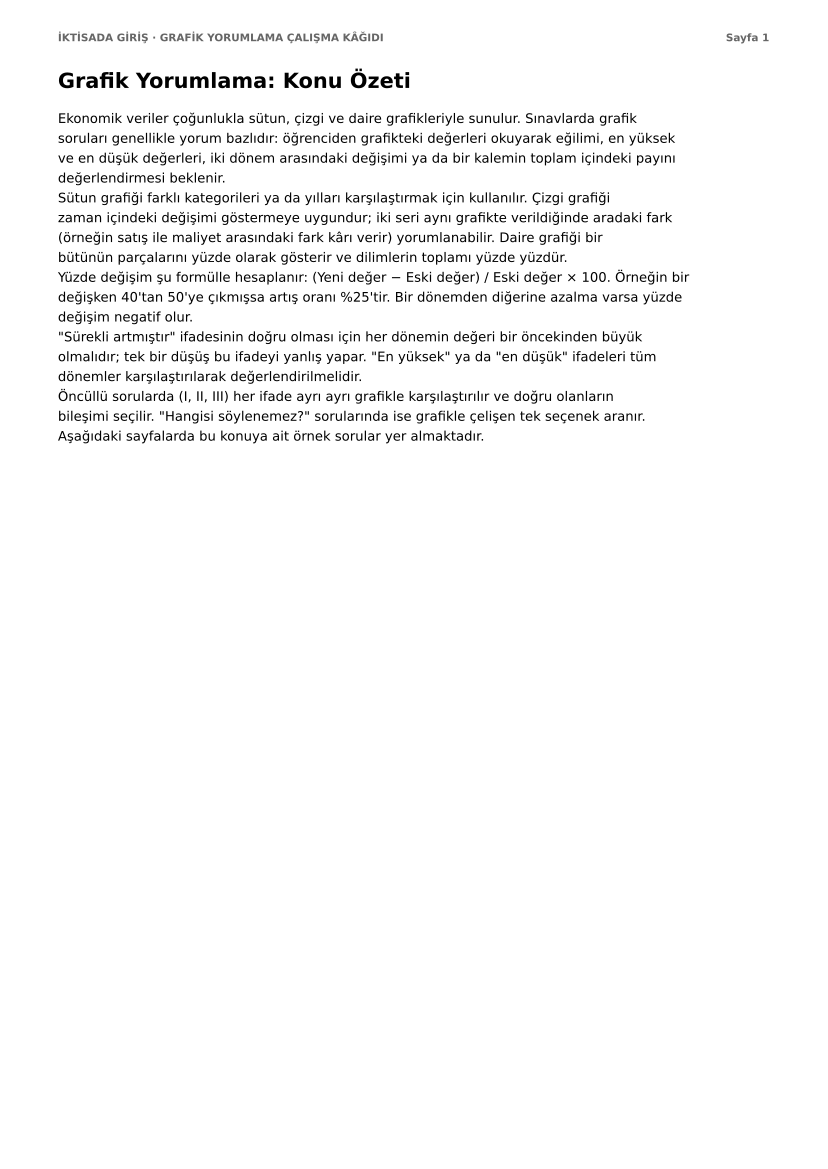

Here is the Python script that generated this plot:
import matplotlib; matplotlib.use('Agg')
import matplotlib.pyplot as plt
from matplotlib.backends.backend_pdf import PdfPages
import textwrap
plt.rcParams.update({'font.family':'DejaVu Sans','pdf.fonttype':42,'pdf.compression':9})
NAVY='#1f2f5c'; BLUE='#3b6fe0'
W,H=8.27,11.69
def page(pdf,n,body):
    f=plt.figure(figsize=(W,H))
    f.text(0.07,0.965,'İKTİSADA GİRİŞ · GRAFİK YORUMLAMA ÇALIŞMA KÂĞIDI',fontsize=7.5,color='#666',weight='bold')
    f.text(0.93,0.965,f'Sayfa {n}',fontsize=7.5,color='#666',weight='bold',ha='right')
    body(f); pdf.savefig(f); plt.close(f)
def lines(f,y,txt,size=9.5,width=95,lead=0.017,weight='normal'):
    for p in txt.split('\n'):
        for ln in (textwrap.wrap(p,width) or ['']): f.text(0.07,y,ln,fontsize=size,weight=weight); y-=lead
    return y
INTRO='''Ekonomik veriler çoğunlukla sütun, çizgi ve daire grafikleriyle sunulur. Sınavlarda grafik soruları genellikle yorum bazlıdır: öğrenciden grafikteki değerleri okuyarak eğilimi, en yüksek ve en düşük değerleri, iki dönem arasındaki değişimi ya da bir kalemin toplam içindeki payını değerlendirmesi beklenir.
Sütun grafiği farklı kategorileri ya da yılları karşılaştırmak için kullanılır. Çizgi grafiği zaman içindeki değişimi göstermeye uygundur; iki seri aynı grafikte verildiğinde aradaki fark (örneğin satış ile maliyet arasındaki fark kârı verir) yorumlanabilir. Daire grafiği bir bütünün parçalarını yüzde olarak gösterir ve dilimlerin toplamı yüzde yüzdür.
Yüzde değişim şu formülle hesaplanır: (Yeni değer − Eski değer) / Eski değer × 100. Örneğin bir değişken 40'tan 50'ye çıkmışsa artış oranı %25'tir. Bir dönemden diğerine azalma varsa yüzde değişim negatif olur.
"Sürekli artmıştır" ifadesinin doğru olması için her dönemin değeri bir öncekinden büyük olmalıdır; tek bir düşüş bu ifadeyi yanlış yapar. "En yüksek" ya da "en düşük" ifadeleri tüm dönemler karşılaştırılarak değerlendirilmelidir.
Öncüllü sorularda (I, II, III) her ifade ayrı ayrı grafikle karşılaştırılır ve doğru olanların bileşimi seçilir. "Hangisi söylenemez?" sorularında ise grafikle çelişen tek seçenek aranır.
Aşağıdaki sayfalarda bu konuya ait örnek sorular yer almaktadır.'''
def p1(f):
    f.text(0.07,0.925,'Grafik Yorumlama: Konu Özeti',fontsize=15,weight='bold'); lines(f,0.895,INTRO)
def clean(ax): ax.spines[['top','right']].set_visible(False)
def c_bar(ax):
    x=['2019','2020','2021','2022','2023']; y=[180,169,225,254,256]; b=ax.bar(x,y,color=NAVY,width=.6)
    for r,v in zip(b,y): ax.text(r.get_x()+r.get_width()/2,v+4,str(v),ha='center',fontsize=9)
    ax.set_title('Yıllara göre ihracat',fontsize=11); ax.set_xlabel('Yıl'); ax.set_ylabel('Milyar $'); ax.set_ylim(0,300); clean(ax)
def c_line(ax):
    x=['2019','2020','2021','2022','2023']; s=[120,135,150,140,170]; m=[90,100,105,115,120]
    ax.plot(x,s,marker='o',color=NAVY,label='Satış'); ax.plot(x,m,marker='s',color=BLUE,label='Maliyet')
    for i,(a,b) in enumerate(zip(s,m)): ax.text(i,a+4,str(a),ha='center',fontsize=8.5); ax.text(i,b-10,str(b),ha='center',fontsize=8.5)
    ax.set_title('Bir firmanın satış ve maliyetleri',fontsize=11); ax.set_xlabel('Yıl'); ax.set_ylabel('Bin TL'); ax.set_ylim(60,190); ax.legend(frameon=False,loc='upper left'); clean(ax)
def c_pie(ax):
    l=['Marmara','Ege','İç Anadolu','Akdeniz','Diğer']; v=[38,17,15,12,18]
    ax.pie(v,labels=[f'{a} %{b}' for a,b in zip(l,v)],colors=[NAVY,BLUE,'#7fa2ef','#b9cbf5','#d9d9d9'],startangle=90,counterclock=False,wedgeprops={'edgecolor':'white'},textprops={'fontsize':9})
    ax.set_title('Bölgelere göre pazar payı (%)',fontsize=11)
def c_q(ax):
    x=['1. çeyrek','2. çeyrek','3. çeyrek','4. çeyrek']; y=[40,50,65,55]; b=ax.bar(x,y,color=BLUE,width=.55)
    for r,v in zip(b,y): ax.text(r.get_x()+r.get_width()/2,v+1.5,str(v),ha='center',fontsize=9)
    ax.set_title('2024 yılı çeyreklik satış adedi',fontsize=11); ax.set_ylabel('Bin adet'); ax.set_ylim(0,80); clean(ax)
def qp(title,chart,stem,opts,prem=None,extra=None,rect=(0.14,0.55,0.76,0.3)):
    def body(f):
        f.text(0.07,0.925,title,fontsize=12,weight='bold'); f.text(0.07,0.9,'Aşağıdaki grafik ile ilgili soruyu cevaplayınız.',fontsize=9.5)
        chart(f.add_axes(rect)); y=0.5
        y=lines(f,y,stem)
        for p in (prem or []): y=lines(f,y,p)
        y-=0.006
        for o in opts: y=lines(f,y,o)
        if extra: lines(f,y-0.02,extra)
    return body
with PdfPages('grafik-yorumlama-ornek.pdf') as pdf:
    page(pdf,1,p1)
    page(pdf,2,qp('Soru 1',c_bar,'Grafiğe göre aşağıdaki ifadelerden hangileri doğrudur?',['A) Yalnız I','B) Yalnız II','C) I ve II','D) I ve III','E) I, II ve III'],['I. 2020 yılında ihracat bir önceki yıla göre azalmıştır.','II. 2019–2023 döneminde ihracat sürekli artmıştır.','III. En yüksek ihracat 2023 yılında gerçekleşmiştir.']))
    page(pdf,3,qp('Soru 2',c_line,'Grafiğe göre aşağıdakilerden hangisi söylenemez?',['A) Satışlar 2022 yılında bir önceki yıla göre azalmıştır.','B) Maliyetler incelenen dönem boyunca sürekli artmıştır.','C) Satış ile maliyet arasındaki fark en fazla 2023 yılındadır.','D) 2019 yılında satış maliyetten 30 bin TL fazladır.','E) Maliyetler 2021 yılında satışları geçmiştir.']))
    page(pdf,4,qp('Soru 3',c_pie,'Grafiğe göre aşağıdakilerden hangisi söylenebilir?',['A) En düşük pazar payı Ege bölgesine aittir.',"B) Marmara'nın payı Ege ve İç Anadolu'nun toplamından fazladır.","C) Akdeniz'in payı İç Anadolu'dan fazladır.","D) Diğer bölgelerin payı Ege'den azdır.","E) Marmara'nın payı toplamın yarısından fazladır."],rect=(0.2,0.54,0.6,0.32)))
    page(pdf,5,qp('Soru 4',c_q,'Grafiğe göre 2. çeyrekten 3. çeyreğe satış adedi yüzde kaç artmıştır?',['A) %15','B) %20','C) %25','D) %30','E) %35'],extra='Soru 5 (açık uçlu): Aynı grafiğe göre yılın ikinci yarısındaki satış eğilimini yorumlayınız.'))
    d=pdf.infodict(); d['Title']='Grafik Yorumlama Çalışma Kâğıdı'
